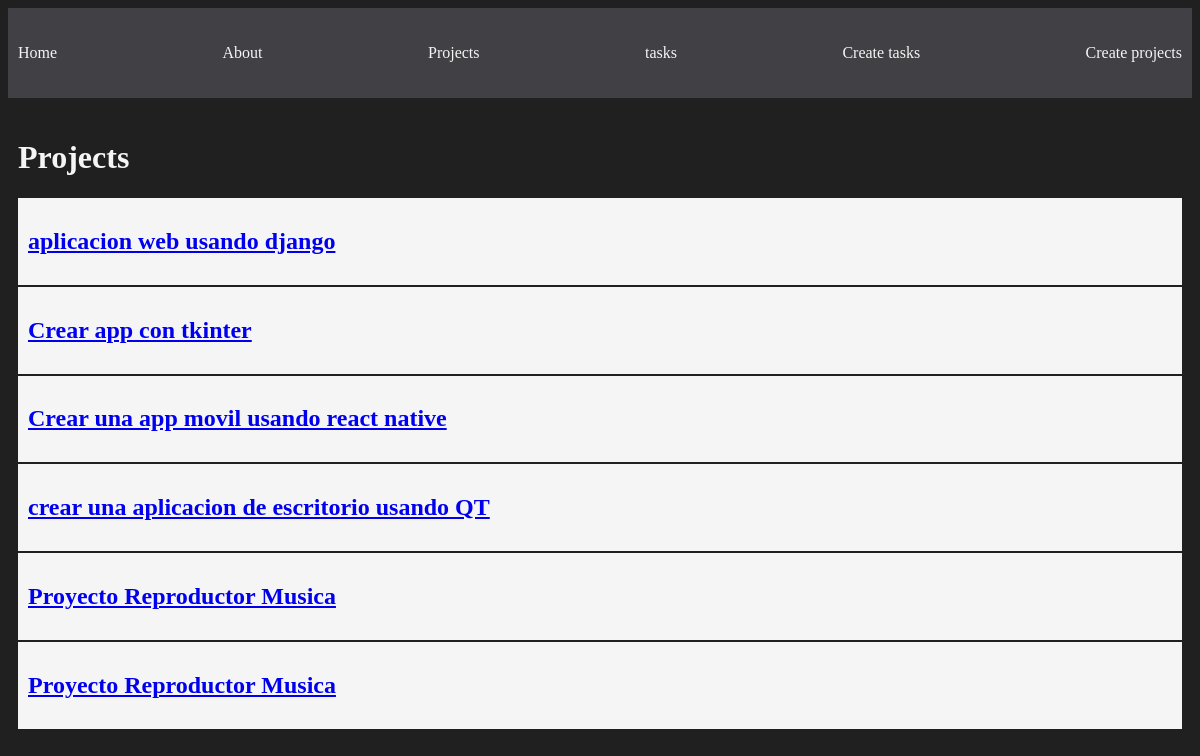
/projects/, run on the app's committed database.
### myapp/models.py (models this page shows, shortened)
class project(models.Model):
    name = models.CharField(max_length=200)

### myapp/views.py (the view)
# urls.py: path('projects/', views.projects, name="projects"),
def projects(request):
    projects = project.objects.all()
    return render(request, 'project/projects.html', {'projects': projects})

### myapp/templates/project/projects.html
{%extends 'base.html' %}
{% block content %}
<h1>Projects</h1>
{% for project in projects %}
<article class="card">
    <a href=" {% url 'projects_detail' project.id %} ">
        <h1> {{project.name}}</h1>
    </a>
</article>
{%endfor%}
{% endblock %}

### myapp/static/css/main.css (style rules this page uses)
body { background-color: #202020; color:whitesmoke; }
.card { background: whitesmoke; color: black; padding: 10px; margin-bottom: 2px; }

### data on the page
project: name "aplicacion web usando django"
project: name "Crear app con tkinter"
project: name "Crear una app movil usando react native"
project: name "crear una aplicacion de escritorio usando QT"
project: name "Proyecto Reproductor Musica"
project: name "Proyecto Reproductor Musica"
